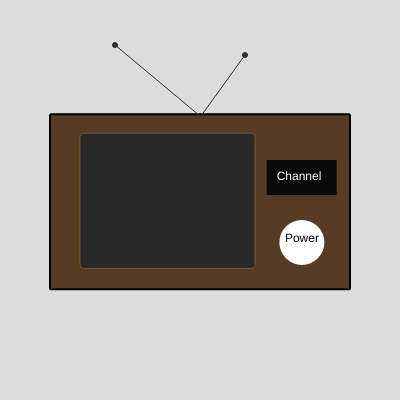
Frame 1 (no input)
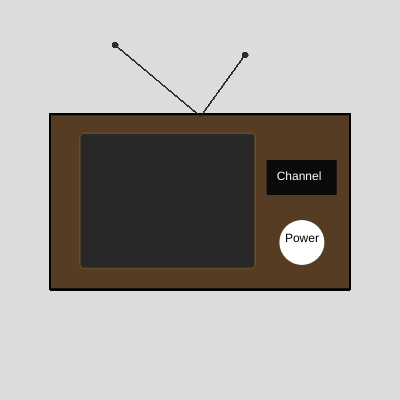
Frame 60 (no input)
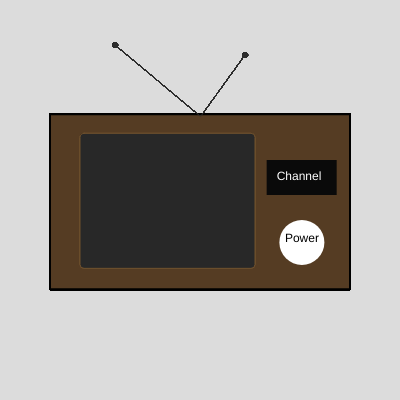
Frame 120 (the mouse pressed at the canvas centre since frame 60)

The p5.js sketch that drew these frames (run headless with seeded random() and noise() and a simulated clock; from frame 60 on, the mouse is pressed at the canvas centre):

// p5.js sketch
// ── sketch.js
var circleButtonX, circleButtonY;
let circleButtonSize = 45;
var rectButtonX, rectButtonY;
var rectButtonW, rectButtonH;
var funnyCircleX, funnyCircleY;
var funCircleMoveX, funCircleMoveY;

function setup() {
  createCanvas(400, 400);
  colorMode(RGB);
  background(220, 220, 220);
  circleButtonY = (height/1.65);
  circleButtonX = (width/1.325);
  rectButtonX = width/1.5;
  rectButtonY = height/2.5;
  rectButtonW = 70;
  rectButtonH = 35;
  funnyCircleX = 167;
  funnyCircleY = 204;
  funCircleMoveX = 1;
  funCircleMoveY = 1;
}

let tvTransparency = 255;
let tvOn = 0;
let channel1Transparency = 255;
let channel2Transparency = 0;

function draw() {
  
  update(mouseX, mouseY);
  
  push();            //tv base
  strokeWeight(2);
  stroke(0);
  fill(85, 60, 35);
  rect((width/8), (height/3.5), 300, 175, 1);
  pop();
  
  //insert channels here
  push();
  strokeWeight(1);
  stroke(110, 80, 45);
  fill(0, 0, 0, channel1Transparency);
  rect((width/5), (height/3), 175, 135, 4);
  noStroke();
  fill(255, 255, 255, channel1Transparency);
  ellipse(funnyCircleX, funnyCircleY, 10, 10);
  funnyCircleX += funCircleMoveX;
  funnyCircleY += funCircleMoveY;
  if (funnyCircleX >= 250){
    funCircleMoveX = -1;
  }
  else if (funnyCircleX <= 85){
    funCircleMoveX = 1;
  }
  if (funnyCircleY >= 264){
    funCircleMoveY = -1;
  }
  else if (funnyCircleY <= 138){
    funCircleMoveY = 1;
  }
  pop();
  
  push();
  strokeWeight(1);
  stroke(110, 80, 45);
  fill(240, 0, 240, channel2Transparency);
  rect((width/5), (height/3), 175, 135, 4);
  
  pop();
  
  push();                  //blank tv screen
  strokeWeight(1);
  stroke(110, 80, 45);
  fill(40, 40, 40, tvTransparency);
  rect((width/5), (height/3), 175, 135, 4);
  pop();
  
  //insert buttons here
  push();
  noStroke();
  if (circleOver){
    fill(200);
  }
  else {
    fill(255);
  }
  ellipse(circleButtonX, circleButtonY, circleButtonSize);
  fill(0);
  butt1text = "Power";
  text(butt1text, circleButtonX - 17, circleButtonY);
  pop();
  
  
  
  push();
  noStroke();
  if (rectOver){
    fill(45);
  }
  else {
    fill(10);
  }
  rect(rectButtonX, rectButtonY, rectButtonW, rectButtonH);
  fill(255);
  butt2text = "Channel";
  text(butt2text, rectButtonX + 10, rectButtonY + 20);
  pop();
  
  
  //insert antenna here
  push();
  stroke(45);
  line(200, 116, 115, 45);
  line(201, 116, 245, 55);
  fill(45);
  circle(115, 45, 5);
  circle(245, 55, 5);
  pop();
  
  
  
}

//slightly modified code from Lab Examples 05
function update( x,  y) {
  if ( overCircle(circleButtonX, circleButtonY, circleButtonSize) ) {
    circleOver = true;
    rectOver = false;
  }
  else if (overRect(rectButtonX, rectButtonY, rectButtonW, rectButtonH)){
    circleOver = false;
    rectOver = true;
  }
  else {
    circleOver = rectOver = false;
  }
}

function mousePressed(){
  if (circleOver){
    if (tvTransparency == 0){
      tvTransparency = 255;
    }
    else {
      tvTransparency = 0;
    }
    if (tvOn == 0){
      tvOn = 1;
    }
    else {
      tvOn = 0;
    }
  }
  if (rectOver){
    if (channel1Transparency == 255 && tvOn == 1){
      channel1Transparency = 0;
      channel2Transparency = 255;
    }
    else if (channel1Transparency != 255 && tvOn == 1) {
      channel1Transparency = 255;
      channel2Transparency = 0;
    }
  }
}

//slightly modified code from Lab Examples 05
function overCircle( x,  y,  diameter) {
  var disX = x - mouseX;
  var disY = y - mouseY;
  if (sqrt(sq(disX) + sq(disY)) < diameter/2 ) {
    return true;
  } 
  else {
    return false;
  }
}

//borrowed from Lab Examples 05
function overRect( x,  y,  width,  height)  {
  if (mouseX >= x && mouseX <= x+width && 
      mouseY >= y && mouseY <= y+height) {
    return true;
  } else {
    return false;
  }
}
